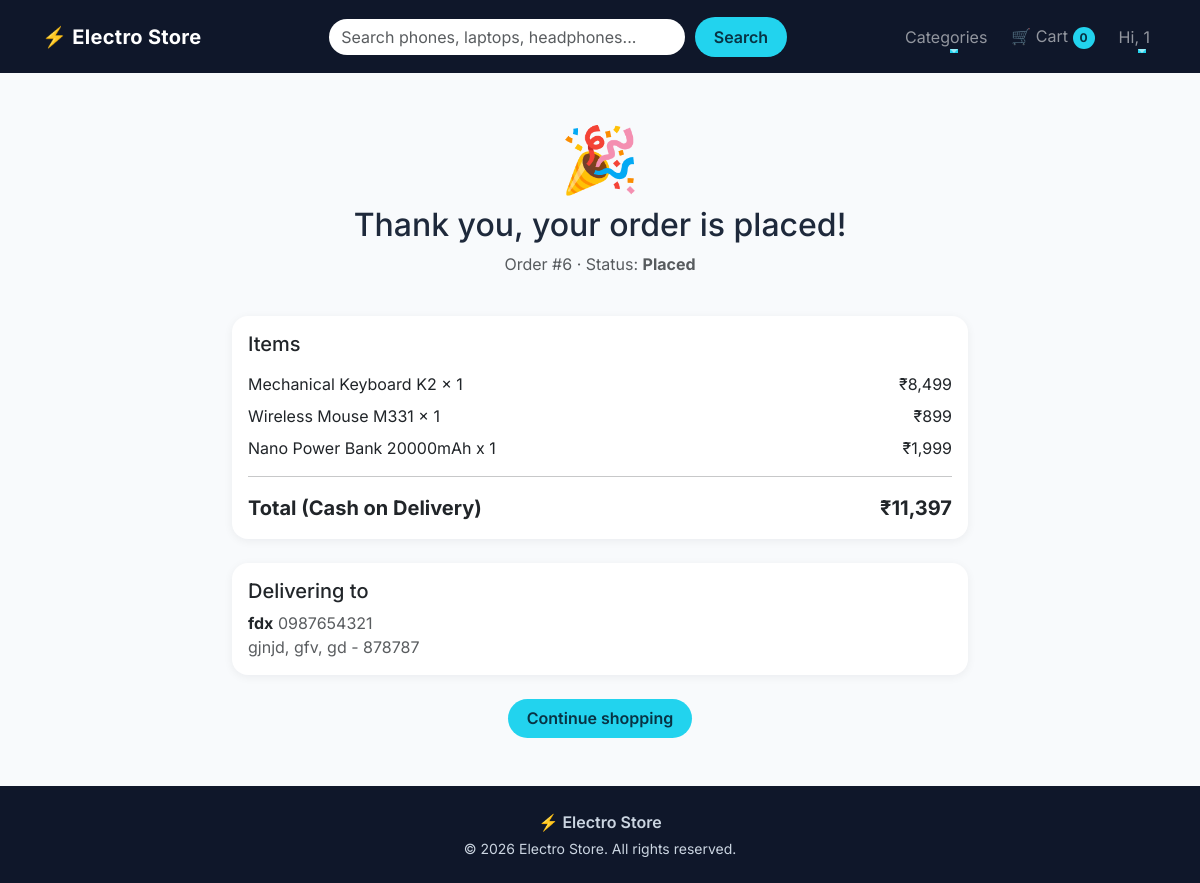
/orders/success/6/ (signed in), run on the app's committed database.
### accounts/models.py (models this page shows)
class User(AbstractUser):
    phone = models.CharField(max_length=15, blank=True)

### orders/models.py (models this page shows, shortened)
class Order(models.Model):
    STATUS_CHOICES = [
        ('PLACED', 'Placed'),
        ('SHIPPED', 'Shipped'),
        ('OUT_FOR_DELIVERY', 'Out for delivery'),
        ('DELIVERED', 'Delivered'),
        ('CANCELLED', 'Cancelled'),
    ]
    user = models.ForeignKey(
        settings.AUTH_USER_MODEL,
        on_delete=models.CASCADE,
        related_name='orders'
    )
    full_name = models.CharField(max_length=100)
    phone = models.CharField(max_length=15)
    address_line = models.CharField(max_length=255)
    city = models.CharField(max_length=100)
    state = models.CharField(max_length=100)
    pincode = models.CharField(max_length=10)
    total_amount = models.DecimalField(max_digits=10, decimal_places=2)
    status = models.CharField(
        max_length=20,
        choices=STATUS_CHOICES,
        default='PLACED'
    )
    created_at = models.DateTimeField(auto_now_add=True)
    class Meta:
        ordering = ['-created_at']

class OrderItem(models.Model):
    order = models.ForeignKey(
        Order,
        on_delete=models.CASCADE,
        related_name='items'
    )
    product = models.ForeignKey(
        Product,
        on_delete=models.SET_NULL,
        null=True,
        blank=True
    )
    product_name = models.CharField(max_length=200)
    price = models.DecimalField(max_digits=10, decimal_places=2)
    quantity = models.PositiveIntegerField()
    @property
    def subtotal(self):
        return self.price * self.quantity

### orders/views.py (the view)
@login_required
def order_success_view(request, order_id):
    order = get_object_or_404(
        Order,
        id=order_id,
        user=request.user
    )
    return render(
        request,
        'orders_templates/order_success.html',
        {'order': order}
    )

### cart/context_processors.py (called while the page is built)
def cart_count(request):
    count = 0
    if request.user.is_authenticated:
        cart = Cart.objects.filter(user=request.user).first()
        if cart:
            count = cart.total_items
    return {'cart_count': count}

### cart/models.py (called while the page is built)
    @property
    def total_items(self):
        return sum(item.quantity for item in self.items.all())

### store/context_processors.py (called while the page is built)
def categories(request):
    return {'nav_categories' : Category.objects.all()}

def wishlist_ids(request):
    if request.user.is_authenticated:
        ids = set(
            Wishlist.objects.filter(
                user=request.user
            ).values_list('product_id', flat=True)
        )
    else:
        ids = set()
    return {'wishlist_ids': ids}

### templates/orders_templates/order_success.html (shortened to what this page needs)
{% extends 'base.html' %}
{% load humanize %}
{% block content %}
<div class="text-center py-4">
  <p class="display-3 mb-2">🎉</p>
  <h2>Thank you, your order is placed!</h2>
  <p class="text-muted">Order #{{ order.id }} &middot; Status: <strong>{{ order.get_status_display }}</strong></p>
</div>
<div class="row justify-content-center">
  <div class="col-lg-8">
    <div class="card cart-summary mb-4">
      <div class="card-body">
        <h5 class="mb-3">Items</h5>
        {% for item in order.items.all %}
        <div class="d-flex justify-content-between mb-2">
          <span>{{ item.product_name }} x {{ item.quantity }}</span>
          <span>₹{{ item.subtotal|floatformat:0|intcomma }}</span>
        </div>
        {% endfor %}
        <hr>
        <div class="d-flex justify-content-between fw-bold fs-5">
          <span>Total (Cash on Delivery)</span>
          <span>₹{{ order.total_amount|floatformat:0|intcomma }}</span>
        </div>
      </div>
    </div>
    <div class="card cart-summary mb-4">
      <div class="card-body">
        <h5 class="mb-2">Delivering to</h5>
        <strong>{{ order.full_name }}</strong> <span class="text-muted">{{ order.phone }}</span>
        <p class="mb-0 text-muted">{{ order.address_line }}, {{ order.city }}, {{ order.state }} - {{ order.pincode }}</p>
      </div>
    </div>
    <div class="text-center">
      <a href="{% url 'store:product_list' %}" class="btn btn-accent">Continue shopping</a>
    </div>
  </div>
</div>
{% endblock %}

### templates/base.html (shortened to what this page needs)
{% load static %}
<!DOCTYPE html>
<html lang="en">
<head>
  <link href="https://cdn.jsdelivr.net/npm/bootstrap@5.3.3/dist/css/bootstrap.min.css" rel="stylesheet">
  <link href="{% static 'css/style.css' %}" rel="stylesheet">
</head>
<body>
  <nav class="navbar navbar-expand-lg navbar-dark sticky-top site-navbar" id="mainNavbar">
    <div class="container">
      <a class="navbar-brand" href="{% url 'store:home' %}"><span class="brand-icon">⚡</span> Electro Store</a>
      <div class="collapse navbar-collapse" id="navMenu">
        <form class="search-form mx-lg-auto my-3 my-lg-0" role="search" action="{% url 'store:product_list' %}"
          method="get">
          <input class="form-control" type="search" name="q" placeholder="Search phones, laptops, headphones...">
          <button class="btn btn-accent" type="submit">Search</button>
        </form>
        <ul class="navbar-nav align-items-lg-center gap-lg-2">
          <li class="nav-item dropdown">
            <a class="nav-link nav-anim dropdown-toggle" href="#" role="button" data-bs-toggle="dropdown"
              aria-expanded="false">
              Categories
            </a>
          </li>
          <li class="nav-item">
            <a class="nav-link nav-anim" href="{% url 'cart:cart_detail' %}">
              🛒 Cart <span class="cart-badge" id="cartCount">{{ cart_count }}</span>
            </a>
          </li>
          {% if user.is_authenticated %}
          <li class="nav-item dropdown">
            <a class="nav-link nav-anim dropdown-toggle" href="#" role="button" data-bs-toggle="dropdown"
              aria-expanded="false">
              Hi, {{ user.first_name|default:user.username }}
            </a>
          </li>
          {% else %}
          <li class="nav-item"><a class="nav-link nav-anim" href="{% url 'accounts:login' %}">Login</a></li>
          <li class="nav-item"><a class="btn btn-accent ms-lg-2" href="{% url 'accounts:signup' %}">Sign Up</a></li>
          {% endif %}
        </ul>
      </div>
    </div>
  </nav>
  <main class="container my-4 page-content">
    {% block content %}{% endblock %}
  </main>
  <footer class="site-footer mt-5">
    <div class="container py-4 text-center">
      <p class="mb-1 fw-semibold">⚡ Electro Store</p>
      <p class="mb-0 small">© 2026 Electro Store. All rights reserved.</p>
    </div>
  </footer>
</body>
</html>

### static/css/style.css (style rules this page uses)
:root { --bg-dark: #0f172a; --accent: #22d3ee; --accent-dark: #06b6d4; --text-dark: #1e293b; --ease: cubic-bezier(0.22, 1, 0.36, 1); }
body { font-family: 'Inter', system-ui, sans-serif; color: var(--text-dark); background: #f8fafc; animation: pageFade 0.6s var(--ease); }
.site-navbar { background: var(--bg-dark); padding: 1rem 0; transition: padding 0.35s var(--ease), box-shadow 0.35s var(--ease), background 0.35s var(--ease); }
.navbar-brand { font-weight: 700; letter-spacing: 0.3px; transition: transform 0.3s var(--ease); }
.brand-icon { display: inline-block; transition: transform 0.5s var(--ease); }
.nav-anim { position: relative; }
.nav-anim::after { content: ''; position: absolute; left: 50%; bottom: 4px; width: 0; height: 2px; background: var(--accent); transition: width 0.3s var(--ease), left 0.3s var(--ease); }
.search-form { display: flex; width: 100%; max-width: 460px; gap: 0.5rem; }
.search-form .form-control { border-radius: 50px; border: 2px solid transparent; transition: border-color 0.3s, box-shadow 0.3s; }
.btn-accent { background: var(--accent); color: #083344; font-weight: 600; border: none; border-radius: 50px; padding: 0.45rem 1.2rem; transition: transform 0.25s var(--ease), box-shadow 0.25s var(--ease), background 0.25s; }
.cart-badge { display: inline-block; min-width: 22px; padding: 2px 7px; border-radius: 50px; background: var(--accent); color: #083344; font-size: 0.75rem; font-weight: 700; text-align: center; }
.site-footer { background: var(--bg-dark); color: #cbd5e1; }
.cart-item, .cart-summary { border: none; border-radius: 16px; box-shadow: 0 2px 10px rgba(15, 23, 42, 0.06); transition: transform 0.2s ease, box-shadow 0.2s ease; }
.cart-summary { position: sticky; top: 90px; }

### data on the page
User: first_name "1"
Order: id "6", status "Placed", total_amount "11,397", full_name "fdx", phone "0987654321", address_line "gjnjd", city "gfv", state "gd", pincode "878787"
OrderItem: product_name "Mechanical Keyboard K2", quantity "1", subtotal "8,499"
OrderItem: product_name "Wireless Mouse M331", quantity "1", subtotal "899"
OrderItem: product_name "Nano Power Bank 20000mAh", quantity "1", subtotal "1,999"

### other printed values
{{ cart_count }} "0"
